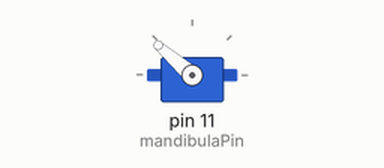
Simulated run of this sketch. Board: Arduino Uno, built with avr-gcc and run on an emulated ATmega328P. Parts: servo.

Above: at 0.05 s.
At 0.9 s:
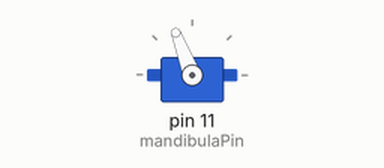
At 1.95 s:
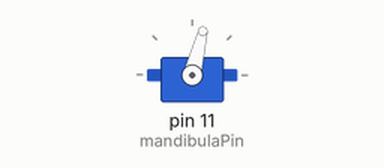
At 3.85 s:
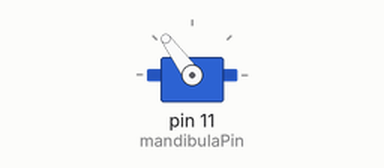
Timing chart, 0 to 5.6 s (numbered marks = the images above):
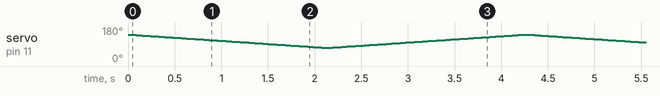

The sketch:

testeMandibula.ino
```cpp
/*
    Teste da Mandíbula da Caveira

    Este código foi desenvolvido para testar o movimento suave da mandíbula de uma caveira animatrônica.
    Conecte o servo da mandíbula ao pino 11 do Arduino.

    Projeto: Caveira Animada com Arduino
    Data: 28 de julho de 2023
    Autor: Laboratório Maker
    Canal no YouTube: https://bit.ly/laboratoriomaker
    Blog: https://laboratoriomaker.blogspot.com
    Instagram: https://www.instagram.com/laboratoriomaker
*/

#include <Servo.h>

Servo mandibula;  // Criar um objeto Servo para controlar a mandíbula

const int mandibulaPin = 11; // Pino do Arduino para controlar a mandíbula

int posFechada = 140; // Ângulo da mandíbula na posição fechada
int posAberta = 70; // Ângulo da mandíbula na posição aberta
int passo = 1; // Passo para suavizar os movimentos (ajuste conforme necessário)
int delaySuave = 30; // Tempo de espera entre os passos (ajuste conforme necessário)

void setup() {
  mandibula.attach(mandibulaPin); // Associar o objeto mandibula ao pino escolhido
  mandibula.write(posFechada); // Inicialmente, deixar a mandíbula fechada
}

void loop() {
  // Abrir a mandíbula suavemente
  for (int i = posFechada; i >= posAberta; i -= passo) {
    mandibula.write(i);
    delay(delaySuave);
  }

  // Fechar a mandíbula suavemente
  for (int i = posAberta; i <= posFechada; i += passo) {
    mandibula.write(i);
    delay(delaySuave);
  }
}
```
